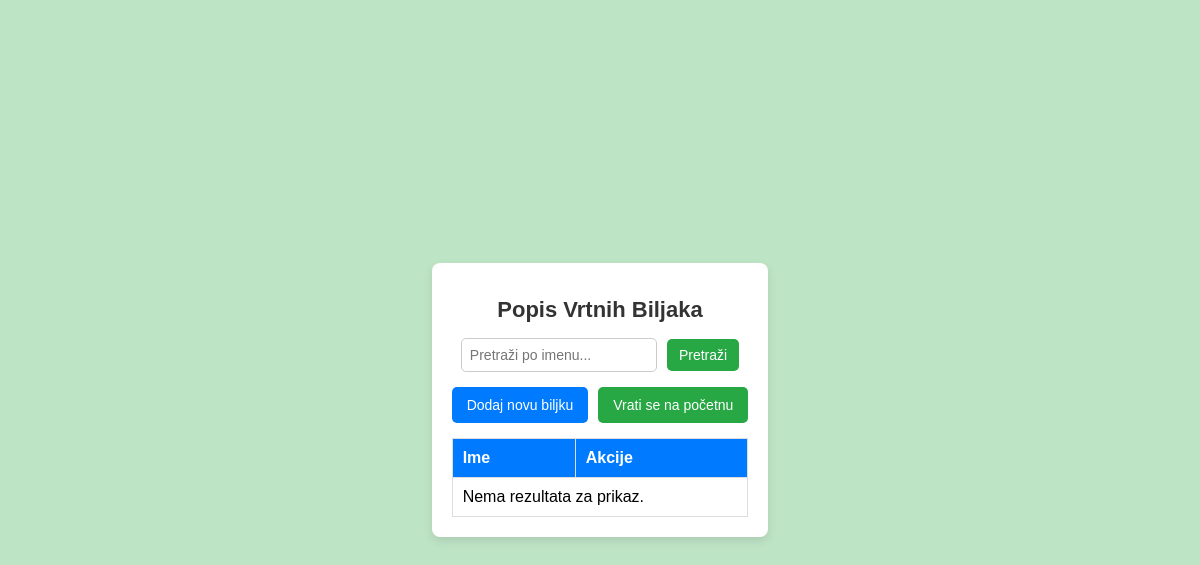
Before: /vrtnabiljke/ (signed in) with the older database file.
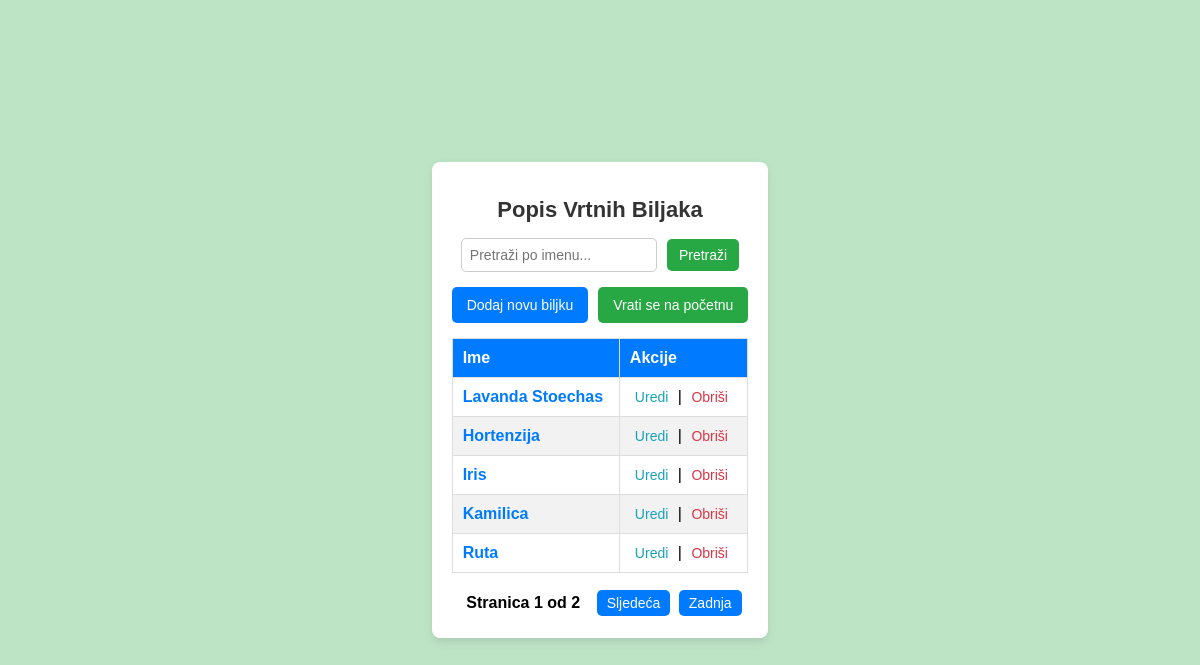
After: the same page with the newer database file.
### PZWapp/models.py (models this page shows, shortened)
class VrtnaBiljka(models.Model):
    user = models.ForeignKey(
        settings.AUTH_USER_MODEL,
        on_delete=models.CASCADE,
        related_name='vrtne_biljke',
        default=get_default_user()
    )
    ime_v = models.CharField(max_length=30)
    regijaBiljke_v = models.CharField(max_length=100)
    vrijemeSazrijevanja_v = models.CharField(max_length=50)

### PZWapp/views.py (the view)
# urls.py: path('vrtnabiljke/', VrtnaBiljkaListView.as_view(), name='vrtnabiljka_list'),
class VrtnaBiljkaListView(LoginRequiredMixin, ListView):
    model = VrtnaBiljka
    template_name = 'main/vrtna_biljka_list.html'
    context_object_name = 'biljke'
    paginate_by = 5
    def get_queryset(self):
        query = self.request.GET.get('q', '')
        biljke = VrtnaBiljka.objects.filter(user=self.request.user).exclude(user__isnull=True)
        if query:
            biljke = biljke.filter(ime_v__icontains=query)  # Filtrira biljke prema imenu
        return biljke

### PZWapp/templates/main/vrtna_biljka_list.html (shortened to what this page needs)
<!DOCTYPE html>
<html lang="hr">
<head>
    {% load static %}
    <link rel="stylesheet" href="{% static 'css/vrtna_biljka.css' %}">
</head>
<body class="lista_biljaka">
    <div class="container">
        <h1>Popis Vrtnih Biljaka</h1>
        <form method="get" class="search-form">
            <input type="text" name="q" placeholder="Pretraži po imenu..." class="search-input" value="{{ request.GET.q }}">
            <button type="submit" class="search-btn">Pretraži</button>
        </form>
        <div class="button-group">
            <a href="{% url 'PZWapp:vrtnabiljka_create' %}" class="btn add-btn">Dodaj novu biljku</a>
            <a href="{% url 'PZWapp:homepage' %}" class="btn home-btn">Vrati se na početnu</a>
        </div>
        <table class="plant-table">
            <thead>
                <tr>
                    <th>Ime</th>
                    <th>Akcije</th>
                </tr>
            </thead>
            <tbody>
                {% for biljka in page_obj %}
                <tr>
                    <td><a href="{% url 'PZWapp:vrtnabiljka_detail' biljka.id %}" class="plant-link">{{ biljka.ime_v }}</a></td>
                    <td class="action-links">
                        <a href="{% url 'PZWapp:vrtnabiljka_update' biljka.id %}" class="edit-link">Uredi</a> |
                        <a href="{% url 'PZWapp:vrtnabiljka_delete' biljka.id %}" class="delete-link">Obriši</a>
                    </td>
                </tr>
                {% empty %}
                <tr>
                    <td colspan="2" class="no-results">Nema rezultata za prikaz.</td>
                </tr>
                {% endfor %}
            </tbody>
        </table>
        {% if page_obj.has_other_pages %}
        <div class="pagination">
            <span class="current-page">Stranica {{ page_obj.number }} od {{ page_obj.paginator.num_pages }}</span>
            {% if page_obj.has_next %}
                <a href="?page={{ page_obj.next_page_number }}{% if request.GET.q %}&q={{ request.GET.q }}{% endif %}" class="pagination-btn">Sljedeća</a>
                <a href="?page={{ page_obj.paginator.num_pages }}{% if request.GET.q %}&q={{ request.GET.q }}{% endif %}" class="pagination-btn">Zadnja</a>
            {% endif %}
        </div>
        {% endif %}
    </div>
</body>
</html>

### PZWapp/static/css/vrtna_biljka.css (style rules this page uses)
body { font-family: Arial, sans-serif; margin: 0; padding: 0; background-color: rgba(40, 167, 69, 0.3); display: flex; justify-content: center; align-items: center; height: 100vh; }
.container { max-width: 600px; background: #fff; padding: 20px; box-shadow: 0 4px 10px rgba(0, 0, 0, 0.1); border-radius: 8px; text-align: center; }
h1 { color: #333; font-size: 22px; margin-bottom: 15px; }
.search-form { display: flex; justify-content: center; align-items: center; gap: 10px; margin-bottom: 15px; }
.search-input { padding: 8px; width: 60%; border: 1px solid #ccc; border-radius: 5px; font-size: 14px; }
.search-btn { padding: 8px 12px; background-color: #28a745; color: white; border: none; border-radius: 5px; cursor: pointer; font-size: 14px; }
.button-group { display: flex; justify-content: center; gap: 10px; margin-bottom: 15px; }
.btn { padding: 10px 15px; border-radius: 5px; text-decoration: none; color: white; font-size: 14px; }
.add-btn { background: #007bff; }
.home-btn { background: #28a745; }
.plant-table { width: 100%; border-collapse: collapse; margin-top: 10px; }
.plant-table th, .plant-table td { border: 1px solid #ddd; padding: 10px; text-align: left; }
.plant-table th { background-color: #007bff; color: white; }
.plant-table tr:nth-child(even) { background-color: #f2f2f2; }
.plant-link { color: #007bff; text-decoration: none; font-weight: bold; }
.action-links a { margin: 0 5px; text-decoration: none; font-size: 14px; }
.edit-link { color: #17a2b8; }
.delete-link { color: #dc3545; }
.pagination { margin-top: 15px; }
.pagination-btn { display: inline-block; padding: 5px 10px; background-color: #007bff; color: white; border-radius: 5px; text-decoration: none; font-size: 14px; margin: 2px; }
.current-page { display: inline-block; padding: 5px 10px; font-weight: bold; }

Changed rows visible on the page:
added VrtnaBiljka: ime_v "Lavanda Stoechas"
added VrtnaBiljka: ime_v "Hortenzija"
added VrtnaBiljka: ime_v "Iris"
added VrtnaBiljka: ime_v "Kamilica"
added VrtnaBiljka: ime_v "Ruta"
Other visible differences:
{{ page_obj.number }}: (not shown) → "1"
{{ page_obj.paginator.num_pages }}: (not shown) → "2"
text no longer shown: "Nema rezultata za prikaz."
text now shown: "Stranica od Sljedeća Zadnja"
